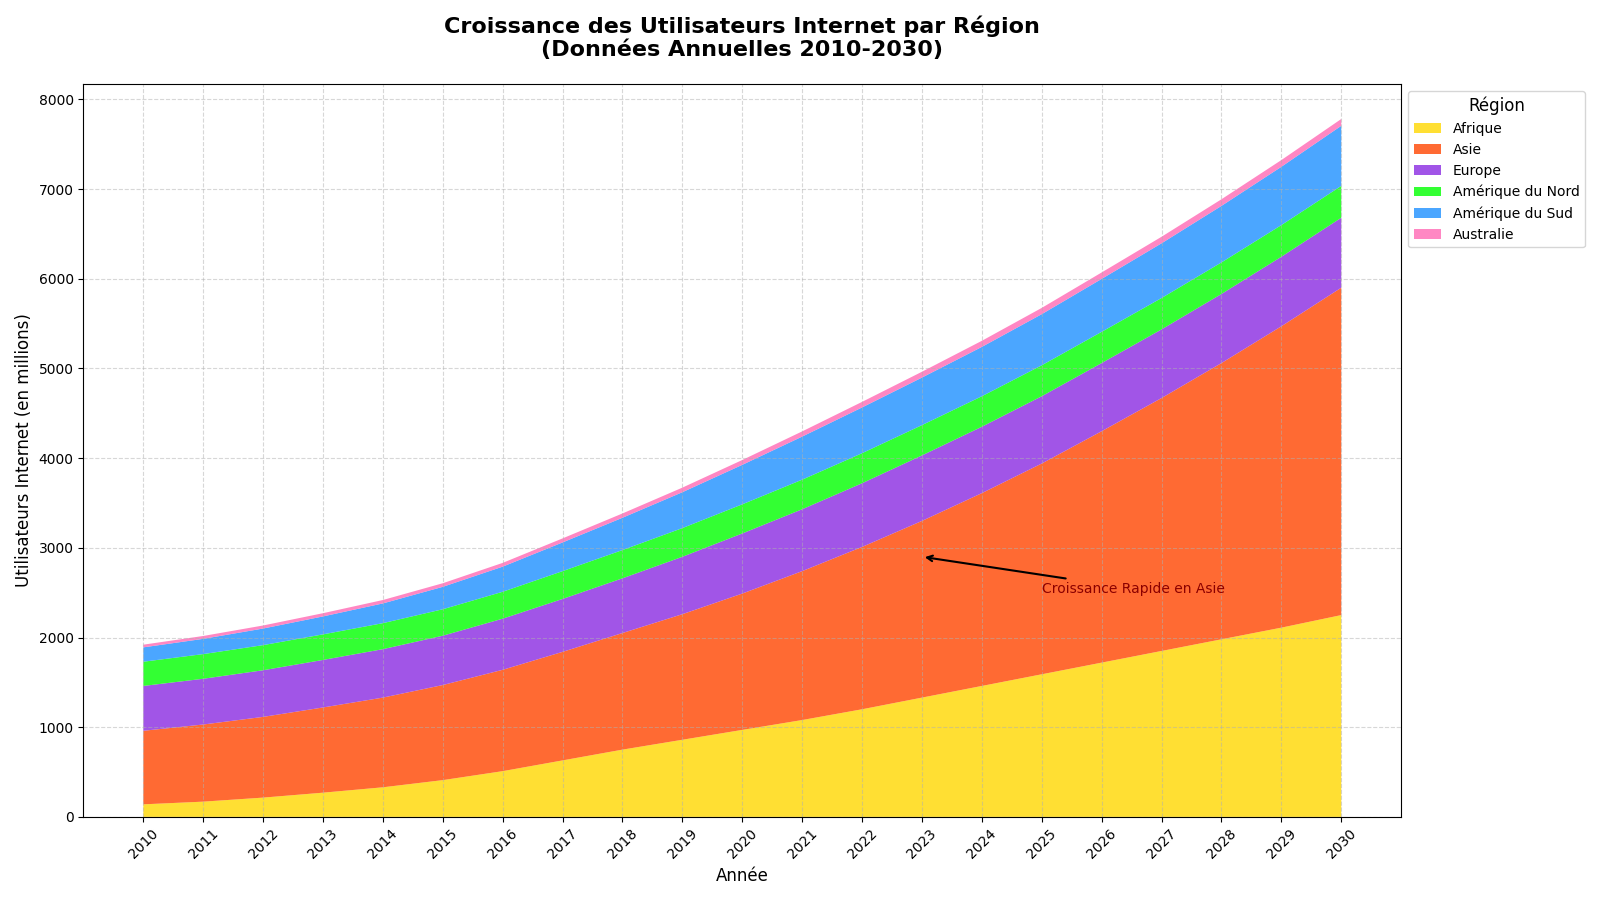

Reproduce this figure in Python.
import matplotlib.pyplot as plt
import numpy as np

years = np.arange(2010, 2031)
africa_north_users = np.array([110, 130, 155, 180, 210, 250, 310, 380, 440, 480, 520, 570, 620, 680, 740, 800, 860, 920, 980, 1040, 1100])
africa_south_users = np.array([30, 40, 60, 90, 120, 160, 200, 250, 310, 380, 450, 510, 580, 650, 720, 790, 860, 930, 1000, 1070, 1150])
asia_users = np.array([820, 860, 900, 950, 1000, 1060, 1130, 1210, 1300, 1400, 1520, 1660, 1810, 1970, 2150, 2350, 2580, 2820, 3080, 3360, 3650])
europe_users = np.array([500, 510, 520, 530, 540, 550, 570, 590, 610, 640, 670, 690, 710, 730, 740, 750, 760, 765, 770, 775, 780])
north_america_users = np.array([270, 275, 280, 285, 290, 295, 300, 310, 315, 320, 325, 330, 335, 338, 340, 345, 348, 350, 352, 353, 355])
south_america_users = np.array([160, 170, 185, 200, 220, 250, 280, 320, 360, 400, 440, 480, 510, 530, 550, 570, 590, 610, 630, 650, 670])
australia_users = np.array([30, 32, 34, 36, 38, 40, 42, 45, 48, 51, 54, 58, 62, 65, 68, 70, 72, 73, 74, 75, 76])
africa_users = africa_north_users + africa_south_users

colors = ['#FFD700', '#FF4500', '#8A2BE2', '#00FF00', '#1E90FF', '#FF69B4']

plt.figure(figsize=(16, 9))

plt.stackplot(years, africa_users, asia_users, europe_users, north_america_users, south_america_users, australia_users, 
              labels=['Afrique', 'Asie', 'Europe', 'Amérique du Nord', 'Amérique du Sud', 'Australie'], colors=colors, alpha=0.8)

plt.title('Croissance des Utilisateurs Internet par Région\n(Données Annuelles 2010-2030)', fontsize=16, fontweight='bold', pad=20)
plt.xlabel('Année', fontsize=12)
plt.ylabel('Utilisateurs Internet (en millions)', fontsize=12)

plt.legend(title='Région', title_fontsize=12, fontsize=10, loc='upper left', bbox_to_anchor=(1, 1))

plt.grid(True, linestyle='--', alpha=0.5)
plt.xticks(years, rotation=45)
plt.annotate('Croissance Rapide en Asie', xy=(2023, 2900), xytext=(2025, 2500), 
             arrowprops=dict(arrowstyle='->', lw=1.5), fontsize=10, color='darkred')

plt.tight_layout()
plt.show()
